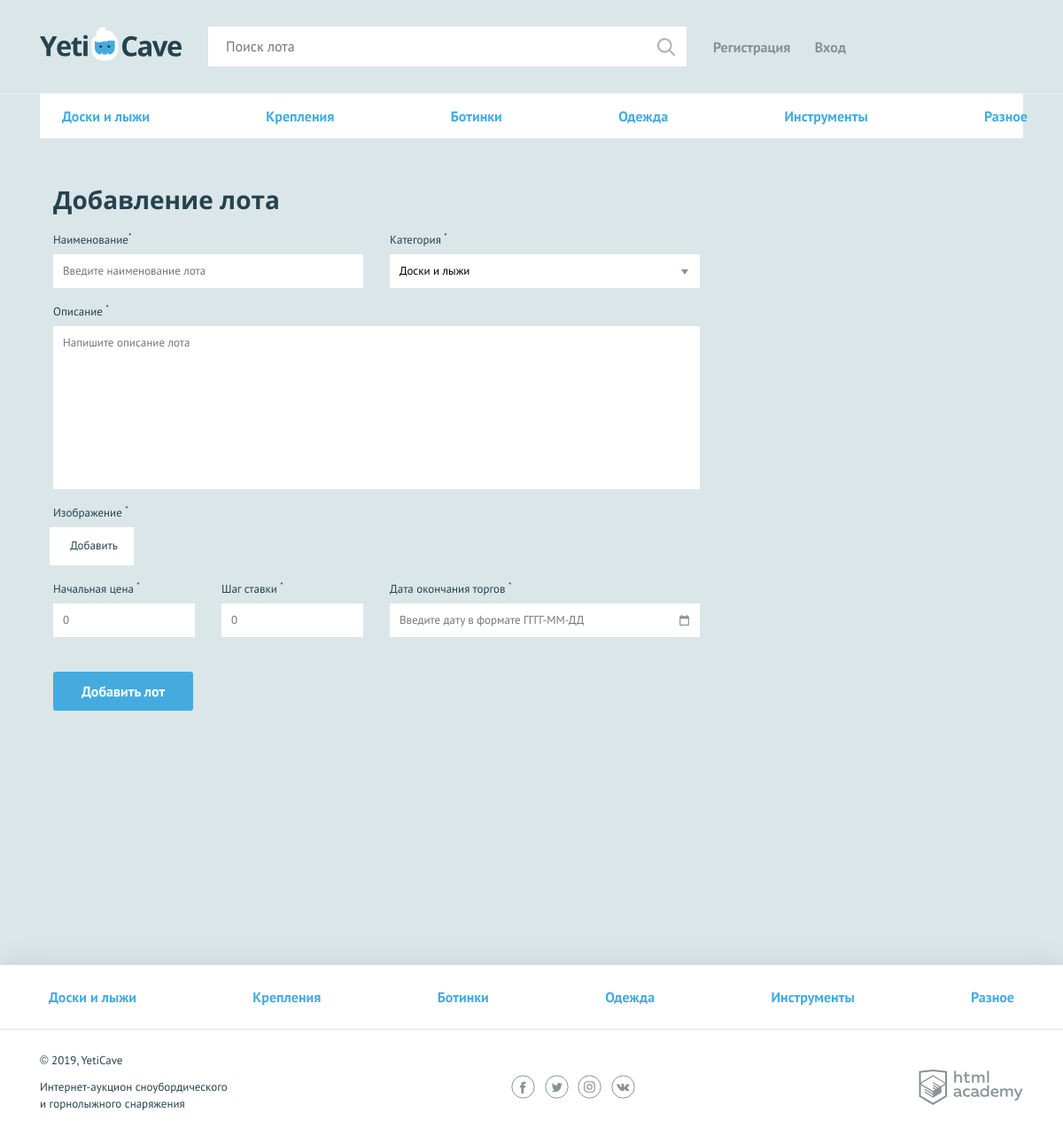
The page /add.php on the database its author committed.
### tables this page shows
CREATE TABLE `categories`
(
  `id`          int(11) auto_increment,
  `name`        varchar(255) NOT NULL,
  `symbol_code` char(32)     NOT NULL,
  PRIMARY KEY (ID)
);

### helpers.php (called while the page is built, shortened)
<?php
function include_template($name, array $data = [])
{
    $name = 'templates/' . $name;
    extract($data);
    require $name;
    $result = ob_get_clean();
    return $result;
}

### db.php (called while the page is built, shortened)
<?php
function getCategories(mysqli $con): array
{
    $sql = "SELECT
       id,
       name,
       symbol_code
FROM categories";
    $result = mysqli_query($con, $sql);
    $categories = mysqli_fetch_all($result, MYSQLI_ASSOC);
    if (mysqli_errno($con) && $result) {
        printf("Connect failed: %s\n", mysqli_connect_error());
        die();
    } else {
        return $categories;
    }
}

### functions.php (called while the page is built, shortened)
<?php
function e($string):string
{
    return htmlspecialchars($string);
}

### check_err.php (called while the page is built, shortened)
<?php
function readPOST($key)
{
    if (isset($_POST[$key]) && $_POST[$key]) {
        if (empty($_POST[$key])) {
            return null;
        } else {
            return $_POST[$key];
        }
    } else {
        return null;
    }
}

### templates/add-lot.php (the view, shortened to what this page needs)
<main>
    <nav class="nav">
        <ul class="nav__list container">
            <?php foreach ($categories as $category): ?>
                <li class="nav__item">
                    <a href="index.php?category=<?= $category['symbol_code'] ?>"><?= e($category['name']); ?></a>
                </li>
            <?php endforeach; ?>
        </ul>
    </nav>
    <form class="form form--add-lot container <?= $errors ? "form--invalid" : ''; ?>" action="../add.php" method="POST"
          enctype="multipart/form-data">
        <h2>Добавление лота</h2>
        <div class="form__container-two">
            <div class="form__item <?= isset($errors["lot-name"]) ? "form__item--invalid" : ""; ?>">
                <label for="lot-name">Наименование<sup>*</sup></label>
                <input id="lot-name" type="text" name="lot-name" placeholder="Введите наименование лота"
                       value="<?= e(readPOST('lot-name')) ?>">
            </div>
            <div class="form__item <?= $errors["category"] ? "form__item--invalid" : ""; ?>">
                <label for="category">Категория <sup>*</sup></label>
                <select id="category" name="category">
                    <?php foreach ($categories as $category): ?>
                        <option
                            value="<?= $category['id'] ?>" <?= $category['id'] == readPOST('category') ? "selected" : "" ?>><?= $category['name'] ?></option>
                    <?php endforeach; ?>
                </select>
            </div>
        </div>
        <div class="form__item form__item--wide <?= isset($errors["message"]) ? "form__item--invalid" : ""; ?>">
            <label for="message">Описание <sup>*</sup></label>
            <textarea id="message" name="message" placeholder="Напишите описание лота"
                      value=""><?= e(readPOST('message')) ?></textarea>
        </div>
        <div class="form__item form__item--file <?= isset($errors["file"]) ? "form__item--invalid" : ""; ?>">
            <label>Изображение <sup>*</sup></label>
            <div class="form__input-file">
                <label for="lot-img">
                    Добавить
                </label>
            </div>
        </div>
        <div class="form__container-three">
            <div class="form__item form__item--small <?= isset($errors["lot-rate"]) ? "form__item--invalid" : ""; ?>">
                <label for="lot-rate">Начальная цена <sup>*</sup></label>
                <input id="lot-rate" type="text" name="lot-rate" placeholder="0" value="<?= e(readPOST('lot-rate')) ?>">
            </div>
            <div class="form__item form__item--small <?= isset($errors["lot-step"]) ? "form__item--invalid" : ""; ?>">
                <label for="lot-step">Шаг ставки <sup>*</sup></label>
                <input id="lot-step" type="text" name="lot-step" placeholder="0" value="<?= e(readPOST('lot-step')) ?>">
            </div>
            <div class="form__item <?= isset($errors["lot-date"]) ? "form__item--invalid" : ""; ?>">
                <label for="lot-date">Дата окончания торгов <sup>*</sup></label>
                <input class="form__input-date" id="lot-date" type="text" name="lot-date"
                       placeholder="Введите дату в формате ГГГГ-ММ-ДД" value="<?= e(readPOST('lot-date')) ?>">
            </div>
        </div>
        <button type="submit" class="button" name="submit">Добавить лот</button>
    </form>
</main>

### templates/layout.php (shortened to what this page needs)
<!DOCTYPE html>
<html lang="ru">
<head>
    <link href="../css/normalize.min.css" rel="stylesheet">
    <link href="../css/style.css" rel="stylesheet">
    <link href="../css/flatpickr.min.css" rel="stylesheet">
</head>
<body>
<div class="page-wrapper">
    <header class="main-header">
        <div class="main-header__container container">
            <a class="main-header__logo" href="../index.php">
                <img src="../img/logo.svg" width="160" height="39" alt="Логотип компании YetiCave">
            </a>
            <form class="main-header__search" method="get" action="../search.php" autocomplete="off">
                <input type="search" name="search" placeholder="Поиск лота" value="">
                <input class="main-header__search-btn" type="submit" name="find" value="Найти">
            </form>
            <nav class="user-menu">
                <?php if (isset($_SESSION['userId'])) : ?>
                    <div class="user-menu__logged">
                        <p><?= e($_SESSION['userName']); ?></p>
                        <a class="user-menu__bets" href="../my-bets.php">Мои ставки</a>
                        <a class="user-menu__logout" href="../logout.php">Выход</a>
                    </div>
                <?php else: ?>
                    <ul class="user-menu__list">
                        <li class="user-menu__item">
                            <a href="../add-account.php">Регистрация</a>
                        </li>
                        <li class="user-menu__item">
                            <a href="../sign-in.php">Вход</a>
                        </li>
                    </ul>
                <?php endif; ?>
            </nav>
        </div>
    </header>
    <main class="container">
        <?= $pageContent; ?>
    </main>
</div>
<footer class="main-footer">
    <nav class="nav">
        <ul class="nav__list container">
            <?php foreach ($categories as $category): ?>
                <li class="nav__item">
                    <a href="../index.php?category=<?= $category['symbol_code'] ?>"><?= e($category['name']); ?></a>
                </li>
            <?php endforeach; ?>
        </ul>
    </nav>
    <div class="main-footer__bottom container">
        <div class="main-footer__copyright">
            <p>© 2019, YetiCave</p>
            <p>Интернет-аукцион сноубордического и горнолыжного снаряжения</p>
        </div>
        <div class="main-footer__social social">
            <a class="social__link social__link--facebook" href="#">
            </a>
            <a class="social__link social__link--twitter" href="#">
            </a>
            <a class="social__link social__link--instagram" href="#">
            </a>
            <a class="social__link social__link--vkontakte" href="#">
            </a>
        </div>
        <div class="main-footer__developed-by">
            <a class="logo-academy" href="https://htmlacademy.ru/intensive/php">
            </a>
        </div>
    </div>
</footer>
</body>
</html>

### rows shown on the page
categories: name "Доски и лыжи"
categories: name "Крепления"
categories: name "Ботинки"
categories: name "Одежда"
categories: name "Инструменты"
categories: name "Разное"

### other values the page prints
form field category "Доски и лыжи"
